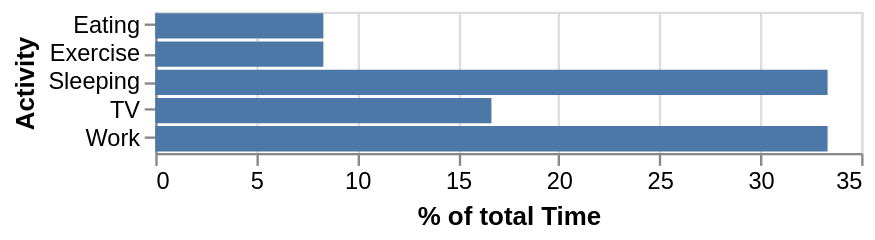

The specification (Vega-Lite) saved for this image:
### Vega-Lite specification from a JSON file in a GitHub repository (floating-point values rounded to 4 significant figures)
{"$schema": "https://vega.github.io/schema/vega-lite/v6.json", "data": {"values": [{"Activity": "Sleeping", "Time": 8}, {"Activity": "Eating", "Time": 2}, {"Activity": "TV", "Time": 4}, {"Activity": "Work", "Time": 8}, {"Activity": "Exercise", "Time": 2}]}, "transform": [{"joinaggregate": [{"op": "sum", "field": "Time", "as": "TotalTime"}]}, {"calculate": "datum.Time/datum.TotalTime * 100", "as": "PercentOfTotal"}], "height": {"step": 12}, "mark": "bar", "encoding": {"x": {"field": "PercentOfTotal", "type": "quantitative", "title": "% of total Time"}, "y": {"field": "Activity", "type": "nominal"}}}
